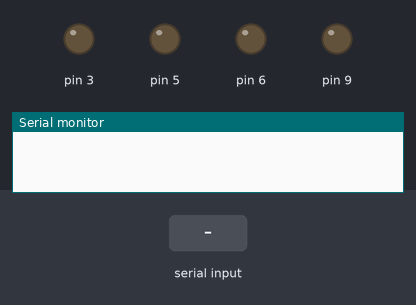
Simulated run of this sketch. Board: Arduino Uno, built with avr-gcc and run on an emulated ATmega328P. On the bench: output pins drawn as LEDs (lit = HIGH), the last lines printed to the serial monitor. Inputs (shaded band) come from the test bench.

Above: at 1.2 s.
1.3 s: "1" received over Serial
At 2.6 s:
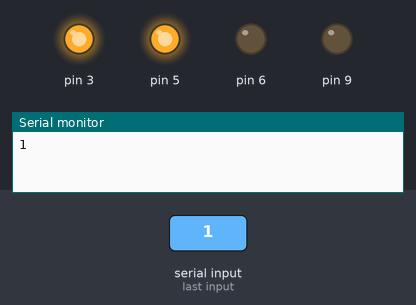
2.9 s: "2" received over Serial
At 3.9 s:
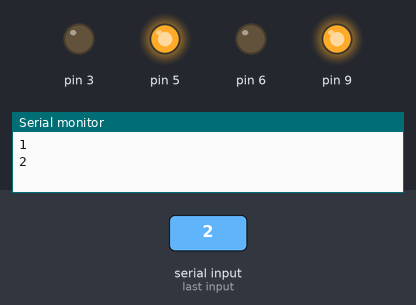
4.5 s: "3" received over Serial
At 5.0 s:
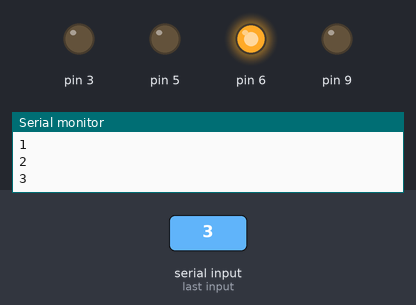
6.0 s: "4" received over Serial
At 7.2 s:
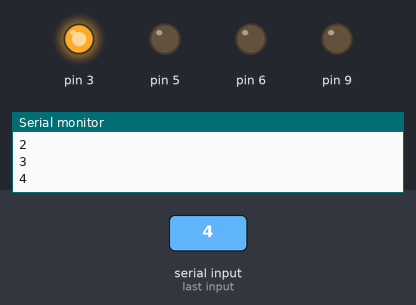
7.5 s: "5" received over Serial
At 8.5 s:
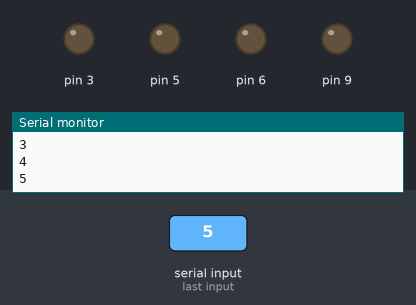
Timing chart, 0 to 10.0 s (numbered marks = the images above; inputs shaded):
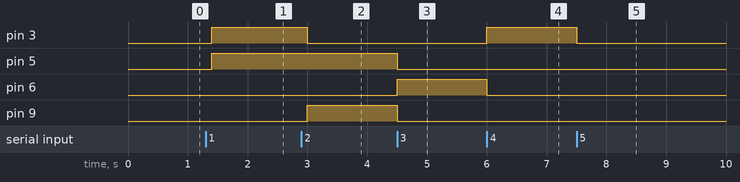

Measured:
- after the input at 1.3 s, pin 3, pin 5: LOW → HIGH after 0.10 s
- after the input at 2.9 s, pin 3: HIGH → LOW after 0.10 s; pin 9: LOW → HIGH after 0.10 s
- after the input at 4.5 s, pin 5, pin 9: HIGH → LOW at once; pin 6: LOW → HIGH at once
- after the input at 6.0 s, pin 3: LOW → HIGH at once; pin 6: HIGH → LOW at once
- after the input at 7.5 s, pin 3: HIGH → LOW at once

The sketch:

code_car.ino
```cpp
char t;

void setup() {
pinMode(3,OUTPUT);
pinMode(5,OUTPUT);
pinMode(6,OUTPUT);
pinMode(9,OUTPUT);

Serial.begin(9600);

}

void loop()
{
if(Serial.available()){
t = Serial.read();
Serial.println(t);
}

if(t =='1'){
  digitalWrite(3,HIGH);
  digitalWrite(5,LOW);
  digitalWrite(5,HIGH);
  digitalWrite(9,LOW);
}

else if(t =='2'){
digitalWrite(3,LOW);
digitalWrite(5,HIGH);
digitalWrite(6,LOW);
digitalWrite(9,HIGH);

}
else if(t == '3'){
digitalWrite(3,LOW);
digitalWrite(5,LOW);
digitalWrite(6,HIGH);
digitalWrite(9,LOW);

}

else if(t == '4'){
digitalWrite(3,HIGH);
digitalWrite(5,LOW);
digitalWrite(6,LOW);
digitalWrite(9,LOW);
}

else if(t == '5'){
digitalWrite(3,LOW);
digitalWrite(5,LOW);
digitalWrite(6,LOW);
digitalWrite(9,LOW);
}
delay(100);
}
```
